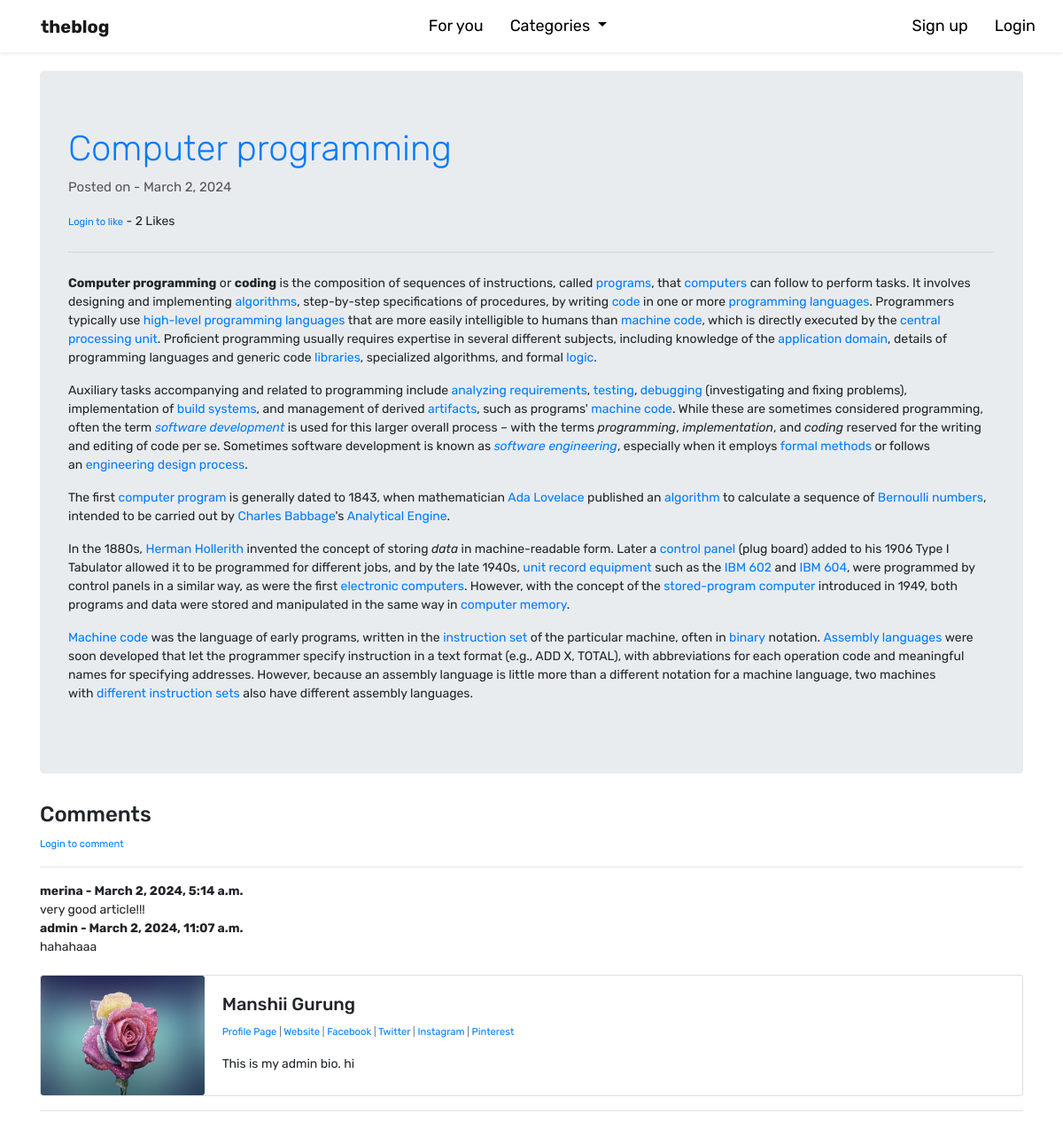
Screenshot of /article/16 with the database file from the repository.
### theblog/models.py (models this page shows, shortened)
class Post(models.Model):
	title = models.CharField(max_length=255)
	title_tag = models.CharField(max_length=255, default='Blog', blank=True)
	author = models.ForeignKey(User, on_delete=models.CASCADE)
	body = RichTextField(blank=True, null=True)
	post_date = models.DateField(auto_now_add=True)
	category = models.CharField(max_length=255, default='coding')
	snippet = models.CharField(max_length=255)
	likes = models.ManyToManyField(User, related_name='blog_posts')
	def total_likes(self):
		return self.likes.count()

class Comment(models.Model):
	post = models.ForeignKey(Post, related_name="comments", on_delete=models.CASCADE)
	name = models.CharField(max_length=255, blank=True)
	body = models.TextField()
	date_added = models.DateTimeField(auto_now_add=True)

class Profile(models.Model):
	user = models.OneToOneField(User, null=True, on_delete=models.CASCADE)
	bio = models.TextField()
	profile_pic = models.ImageField(null=True, blank=True, upload_to="images/profile/")
	website_url = models.CharField(max_length=255, null=True, blank=True)
	facebook_url = models.CharField(max_length=255, null=True, blank=True)
	twitter_url = models.CharField(max_length=255, null=True, blank=True)
	instagram_url = models.CharField(max_length=255, null=True, blank=True)
	pinterest_url = models.CharField(max_length=255, null=True, blank=True)

### theblog/views.py (the view)
# urls.py: path('article/<int:pk>', ArticleDetailView.as_view(), name="article-detail"),
class ArticleDetailView(CatMenuMixin, DetailView):
	model = Post
	template_name = 'article_details.html'
	def get_context_data(self, *args, **kwargs):
		cat_menu = Category.objects.all()
		context = super(ArticleDetailView, self).get_context_data(*args, **kwargs)
		stuff = get_object_or_404(Post, id=self.kwargs['pk'])
		total_likes = stuff.total_likes()
		liked = False
		if stuff.likes.filter(id=self.request.user.id).exists():
			liked = True
		context["cat_menu"] = cat_menu
		context["total_likes"] = total_likes
		context["liked"] = liked
		comment_form = CommentForm()
		context["comment_form"] = comment_form
		return context

### theblog/models.py (called while the page is built)
	def __str__(self):
		return self.name

### theblog/views.py (called while the page is built)
	def get_context_data(self, *args, **kwargs):
		cat_menu = Category.objects.all()
		context = super().get_context_data(*args, **kwargs)
		context["cat_menu"] = cat_menu
		return context

### theblog/templates/article_details.html (shortened to what this page needs)
{% extends 'base.html' %}
{% load static %}
{% block content %}
	<div class="jumbotron jumbotron-sm">
		<h1 class="display-4 smaller-heading"><a href="{% url 'article-detail' post.pk %}">{{ post.title }}</a></h1>
	  	<p class="post-meta">Posted on - {{ post.post_date}}
		</p>
	  	<form action="{% url 'like_post' post.pk %}" method="POST">
			{% if user.is_authenticated %}
				{% if liked %}
					<button type="submit", name="post_id", value="{{ post.id }}", class="btn btn-danger btn-sm">Unlike</button>
				{% else %}
					<button type="submit", name="post_id", value="{{ post.id }}", class="btn btn-primary btn-sm">Like</button>
				{% endif %}
			{% else %}
				<small><a href="{% url 'login' %}">Login to like</a></small>
			{% endif %}
					- {{ total_likes }} Likes
		</form>
	  	<hr class="my-4">
	  	<p class="lead">{{ post.body|safe }}</p>
	</div>
	  	<h4>Comments</h4>
	  	{% if user.is_authenticated %}
	  	<hr>
		  	{% if not post.comments.all %}
			  	<form method="POST" action="{% url 'add_comment' post.pk %}">
			  		{% csrf_token %}
			  		{{ comment_form.as_p }}
			  		<button type="submit" class="btn btn-primary btn-sm" style="float: right;">Comment</button>
			  	</form>
		  		<br>
		  	{% else %}
		  		<form method="POST" action="{% url 'add_comment' post.pk %}">
			  		{% csrf_token %}
			  		{{ comment_form.as_p }}
			  		<button type="submit" class="btn btn-primary btn-sm" style="float: right;">Comment</button>
		  		</form>
		  		<br>
		  		{% for comment in post.comments.all %}
		  			<strong>{{ comment.name }} - {{ comment.date_added }}</strong>
		  			<br>
		  			{{ comment.body }}
		  			<br>
		  		{% endfor %}
		  	{% endif %}
		{% else %}
			<small><a href="{% url 'login' %}">Login to comment</a></small>
			<hr>
			{% for comment in post.comments.all %}
	  			<strong>{{ comment.name }} - {{ comment.date_added }}</strong>
	  			<br>
	  			{{ comment.body }}
	  			<br>
	  		{% endfor %}
		{% endif %}
	  	<br>
	<div class="card mb-3">
	  <div class="row no-gutters">
	    <div class="col-md-2">
	    	{% if post.author.profile.profile_pic %}
	      		<img src="{{ post.author.profile.profile_pic.url }}" class="card-img" height=135>
	      	{% else %}
	      		<img src="{% static 'theblog/images/default_profile_pic.png' %}" class="card-img" height=135>
	      	{% endif %}
	    </div>
	    <div class="col-md-10">
	      <div class="card-body">
	        <h5 class="card-title">{{ post.author.first_name }} {{ post.author.last_name }}</h5>
	        <p class="small text-muted">
	        	<a href="{% url 'show_profile_page' post.author.profile.id %}">Profile Page</a>
	        	{% if post.author.profile.website_url %}
	        		| <a href="{{ post.author.profile.website_url }}">Website</a>
	        	{% endif %}
	        	{% if post.author.profile.facebook_url %}
	        		| <a href="{{ post.author.profile.facebook_url }}">Facebook</a>
	        	{% endif %}
	        	{% if post.author.profile.twitter_url %}
	        		| <a href="{{ post.author.profile.twitter_url }}">Twitter</a>
	        	{% endif %}
	        	{% if post.author.profile.instagram_url %}
	        		| <a href="{{ post.author.profile.instagram_url }}">Instagram</a>
	        	{% endif %}
	        	{% if post.author.profile.pinterest_url %}
	        		| <a href="{{ post.author.profile.pinterest_url }}">Pinterest</a>
	        	{% endif %}
	        </p>
	        <p class="card-text">{{ post.author.profile.bio }}</p>
	      </div>
	    </div>
	  </div>
	</div>
<hr>
<br>
{% endblock %}

### theblog/templates/base.html (style rules this page uses)
body { font-family: "Rubik", sans-serif; font-optical-sizing: auto; font-size: 14px; background: white; font-weight: 400px; font-style: normal; }

### theblog/templates/article_details.html (style rules this page uses)
.jumbotron-sm { font-size: 14px; }
.smaller-heading { font-size: 40px; }
.post-meta { font-size: 15px; color: #555; }
.lead { font-size: 18px; }

### rows the page displays
Post: title "Computer programming", post_date "March 2, 2024", body "Computer programming or coding is the composition of sequences of instructions, called programs , that computers can follow to perform tasks. It involves designing and implementing algorithms , step-by-step specifications of procedures, by writing code in one or more programming languages . Programmers typically use high-level programming languages that are more easily intelligible to humans than machine code , which is directly executed by the central processing unit . Proficient programming usually requires expertise in several different subjects, including knowledge of the application domain , details of programming languages and generic code libraries , specialized algorithms, and…", author.profile.profile_pic (picture), author.first_name "Manshii", author.last_name "Gurung", author.profile.bio "This is my admin bio. hi"
Comment: name "merina", date_added "March 2, 2024, 5:14 a.m.", body "very good article!!!"
Comment: name "admin", date_added "March 2, 2024, 11:07 a.m.", body "hahahaaa"

### other values shown
{{ total_likes }} "2"
